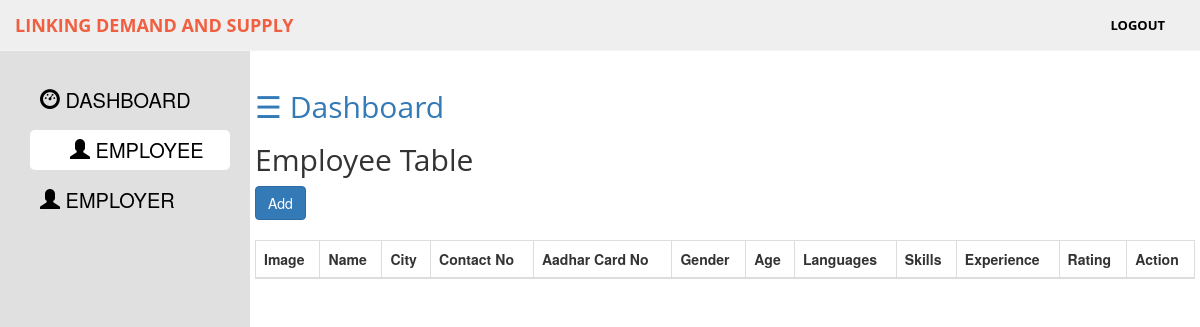
Page /seAdmin/employee.php on the earlier database version.
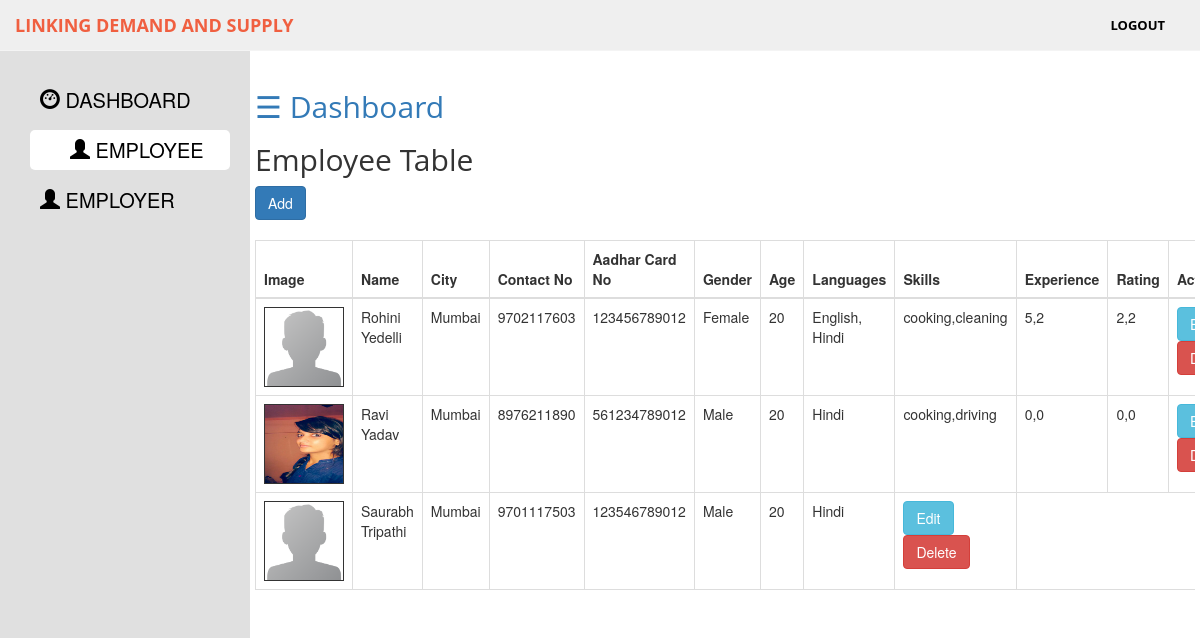
Same page on the later database version.
### tables this page shows
CREATE TABLE `employee` (
  `userid` int(100) NOT NULL,
  `name` varchar(100) NOT NULL,
  `city` varchar(100) NOT NULL,
  `contactNo` varchar(10) NOT NULL,
  `aadharNo` varchar(16) NOT NULL,
  `gender` varchar(10) NOT NULL,
  `age` varchar(3) NOT NULL,
  `Languages` varchar(100) NOT NULL,
  `image` varchar(100) NOT NULL
);

### seAdmin/employee.php (the view, shortened to what this page needs)
<?php include('header.php'); ?>
<?php include('hs.php'); ?>
<html lang="en">
<body>
        <div id="sidebar-wrapper">
            <ul id="list" class="sidebar-nav">
                <li>
                    <a href="dashboard.php"><span class="glyphicon glyphicon-dashboard"></span> DASHBOARD</a>
                </li>
                <li>
                    <a href="employee.php" class="active"><span class="glyphicon glyphicon-user"></span> EMPLOYEE</a>
                </li>
                <li>
                    <a href="employer.php"><span class="glyphicon glyphicon-user"></span> EMPLOYER</a>
                </li>
            </ul>
        </div>
        <div id="page-content-wrapper">
            <div class="container-fluid">
                <div class="row">
                    <div class="row">
						<div id="main">
							<h2><a href="#menu-toggle" style="cursor:pointer" id="menu-toggle">&#9776; Dashboard</a></h2>
							<h2>Employee Table</h2>
							<a href="#myModal"  data-toggle="modal"  class="btn btn-primary" >Add</a>
							<br>
							<br>
							<div class="table-responsive">
								<table class="table table-bordered">
									<thead>
										<tr>
											<th>Image</th>
											<th>Name</th>
											<th>City</th>
											<th>Contact No</th>
											<th>Aadhar Card No</th>
											<th>Gender</th>
											<th>Age</th>
											<th>Languages</th>
											<th>Skills</th>
											<th>Experience</th>
											<th>Rating</th>
											<th>Action</th>
										</tr>
									</thead>
									<tbody>
										<?php
											$result= mysql_query("SELECT * FROM employee" ) or die (mysql_error());
											while ($row= mysql_fetch_array ($result) ){
											$id=$row['userid'];
										?>
										<tr>
											<td><a href="#<?php  echo $id;?>" data-toggle="modal">
													<?php if($row['image'] != ""): ?>
														<img src="upload/<?php echo $row['image']; ?>" width="80px" height="80px" style="border:1px solid #333333;">
													<?php else: ?>
														<img src="upload/default.png" width="80px" height="80px" style="border:1px solid #333333;">
													<?php endif; ?>
											</a></td>
											<td><?php echo $row ['name']; ?></td>
											<td><?php echo $row ['city']; ?></td>
											<td><?php echo $row ['contactNo']; ?></td>
											<td><?php echo $row ['aadharNo']; ?></td>
											<td><?php echo $row ['gender']; ?></td>
											<td><?php echo $row ['age']; ?></td>
											<td><?php echo $row ['Languages']; ?></td>
											<?php
												$query= mysql_query("SELECT uid,GROUP_CONCAT(skill) as skill, GROUP_CONCAT(experience) as experience, GROUP_CONCAT(rating) as rating FROM skill WHERE uid= '$id' GROUP BY uid" ) or die (mysql_error());
												while ($row1= mysql_fetch_array ($query) ){
											?>
											<td><?php echo $row1 ['skill']; ?></td>
											<td><?php echo $row1 ['experience']; ?></td>
											<td><?php echo $row1 ['rating']; ?></td>
												<?php } ;?>
											<td><a href="form_edit.php<?php echo '?userid='.$id; ?>" data-toggle="modal" class="btn btn-info">Edit</a>
												<a href="#delete<?php echo $id;?>" data-toggle="modal"  class="btn btn-danger" >Delete </a>
											</td>
										</tr>
											</div>
										<?php  } ?>
									</tbody>
								</table>
							</div>
						</div>
                    </div>
                </div>
            </div>
        </div>
</body>
</html>

### seAdmin/header.php (shortened to what this page needs)
<!DOCTYPE html>
<html lang="en">
<head>
    <link href="css/bootstrap.min.css" rel="stylesheet">
    <link href="css/simple-sidebar.css" rel="stylesheet">
	<link rel="stylesheet" href="https://maxcdn.bootstrapcdn.com/bootstrap/3.3.7/css/bootstrap.min.css">
    <link href="font-awesome/css/font-awesome.min.css" rel="stylesheet" type="text/css">
	<link href="css/header_footer.css" rel="stylesheet">
	<link href="css/panel.css" rel="stylesheet">
</head>

### seAdmin/hs.php (shortened to what this page needs)
<?php include('header.php') ; ?>
<html>
<body>
	<div id="wrapper">
		<div class="header">
			<nav id="mainNav" class="navbar navbar-default navbar-fixed-top">
        <div class="container-fluid">
            <div class="navbar-header">
                <a class="navbar-brand page-scroll" href="dashboard.php">Linking Demand and Supply</a>
            </div>
            <div class="collapse navbar-collapse" id="collapse-menu">
                <ul class="nav navbar-nav navbar-right">
					<li>
                        <a class="page-scroll" href="logout.php">Logout</a>
                    </li>
                </ul>
            </div>
        </div>
    </nav>
		</div>
</body>
</html>

### seAdmin/css/simple-sidebar.css (style rules this page uses)
body { overflow-x: hidden; font-family: "Times New Roman", Georgia, Serif; }
#wrapper { padding-left: 0; -webkit-transition: all 0.5s ease; -moz-transition: all 0.5s ease; -o-transition: all 0.5s ease; transition: all 0.5s ease; }
#sidebar-wrapper { top: 50px; z-index: 1000; position: fixed; left: 250px; width: 0; height: 100%; margin-left: -250px; overflow-y: auto; background-color: #E0E0E0; -webkit-transition: all 0.5s ease; -moz-transition: all 0.5s ease; -o-transition: all 0.5s ease; transition: all 0.5s ease; }
#page-content-wrapper { top: 50px; width: 100%; position: absolute; padding: 15px; }
.sidebar-nav { position: absolute; top: 30px; width: 250px; margin: 0; padding: 0; list-style: none; font-size: 20px; }
.sidebar-nav li { text-indent: 20px; line-height: 40px; }
.sidebar-nav li a { display: block; text-decoration: none; color: black; margin-bottom: 10px; }
ul#list .active { text-decoration: none; background: white; margin-right: 20px; margin-left: 30px; border-radius: 5px; }
.navbar-nav li:last-child { margin-right:20px; }
@media (min-width:768px) { #wrapper { padding-left: 250px; } }
@media (min-width:768px) { #sidebar-wrapper { width: 250px; } }
@media (min-width:768px) { #page-content-wrapper { padding: 20px; position: relative; } }

### seAdmin/css/header_footer.css (style rules this page uses)
html, body { height: 100%; width: 100%; }
body { font-family: 'Merriweather', 'Helvetica Neue', Arial, sans-serif; }
h1, h2, h3, h4, h5, h6 { font-family: 'Open Sans', 'Helvetica Neue', Arial, sans-serif; }
.navbar-default { background-color: #efefef; border-color: rgba(34, 34, 34, 0.05); font-family: 'Open Sans', 'Helvetica Neue', Arial, sans-serif; -webkit-transition: all 0.35s; -moz-transition: all 0.35s; transition: all 0.35s; }
.navbar-default .navbar-header .navbar-brand { color: #F05F40; font-family: 'Open Sans', 'Helvetica Neue', Arial, sans-serif; font-weight: 700; text-transform: uppercase; }
.navbar-default .nav > li > a, .navbar-default .nav > li > a:focus { text-transform: uppercase; font-weight: 700; font-size: 13px; color: #222222; }
@media (min-width: 768px) { .navbar-default { background-color: #efefef; border-color: rgba(255, 255, 255, 0.3); } }
@media (min-width: 768px) { .navbar-default .nav > li > a, .navbar-default .nav > li > a:focus { color: black; } }

Differences in the rows shown:
added employee: name "Rohini Yedelli", city "Mumbai", contactNo "9702117603", aadharNo "123456789012", gender "Female", age "20", Languages "English, Hindi", skill "cooking,cleaning", experience "5,2", rating "2,2"
added employee: image (picture), name "Ravi Yadav", city "Mumbai", contactNo "8976211890", aadharNo "561234789012", gender "Male", age "20", Languages "Hindi", skill "cooking,driving", experience "0,0", rating "0,0"
added employee: name "Saurabh Tripathi", city "Mumbai", contactNo "9701117503", aadharNo "123546789012", gender "Male", age "20", Languages "Hindi"
